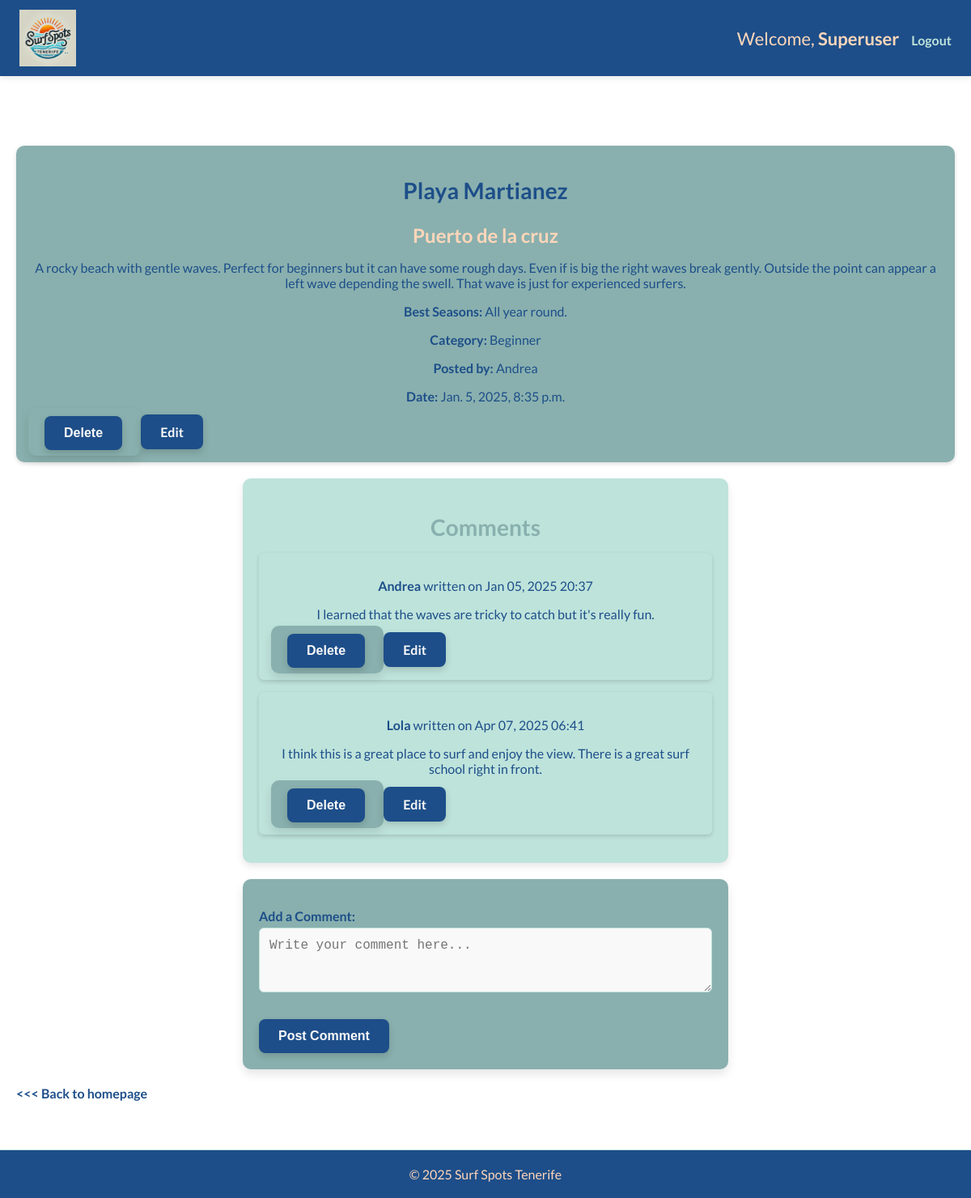
/surf_spots/detail/1/ (signed in), run on the app's committed database.
### users_account/models.py (models this page shows, shortened)
class NovaUser(AbstractUser):
    pass

class SurfSpot(models.Model):
    CATEGORY_CHOICES = [
        ("Beginner", "Beginner"),
        ("Advanced", "Advanced"),
        ("For Everyone", "For Everyone"),
    ]
    title = models.CharField(max_length=50)
    location = models.CharField(max_length=50)
    description = models.TextField()
    best_seasons = models.CharField(max_length=300, blank=True, null=True)
    category = models.CharField(max_length=20, choices=CATEGORY_CHOICES, default="For Everyone") # New category field
    user = models.ForeignKey(settings.AUTH_USER_MODEL, on_delete=models.CASCADE)
    created_at = models.DateTimeField(auto_now_add=True)

class Comment(models.Model):
    surf_spot = models.ForeignKey(SurfSpot, on_delete=models.CASCADE, related_name="comments")#a foreign key to the Surf Spot linking to each comment.
    user = models.ForeignKey(settings.AUTH_USER_MODEL, on_delete=models.CASCADE)
    content = models.TextField() #content of the comment
    created_at = models.DateTimeField(auto_now_add=True) # timestamp when was the comment created

### users_account/views.py (the view)
# urls.py: path('surf_spots/detail/<int:spot_id>/', views.surf_spot_detail, name='surf_spot_detail'),
@login_required
def surf_spot_detail(request, spot_id):
    form = CommentForm()
    surf_spot = get_object_or_404(SurfSpot, id=spot_id)
    return render(request, 'users_account/surf_spot_detail.html', {'surf_spot': surf_spot, 'comment_form': form})

### users_account/forms.py
class CommentForm (forms.ModelForm):
    class Meta:
        model = Comment
        fields = ['content'] # Only include the content field for user input
        widgets = {
            'content': forms.Textarea(attrs={
                'class': 'form-control',
                'placeholder': 'Write your comment here...',
                'rows': 3,
            })
        }
        labels = {
            'content': 'Add a Comment',
        }

### users_account/templates/users_account/surf_spot_detail.html (shortened to what this page needs)
{% extends 'base.html' %}
{% block content %}
<div class="main-content">
    <div class="surf-spot">
        <h2 class="spot-title">{{ surf_spot.title }}</h2>
        <h3><strong> {{ surf_spot.location }} </strong></h3>
        <p>{{ surf_spot.description }}</p>
        <p><strong>Best Seasons:</strong> {{ surf_spot.best_seasons }}</p>
        <p><strong>Category:</strong> {{ surf_spot.category }}</p>
        <p><strong>Posted by:</strong> {{ surf_spot.user.username }}</p>
        <p><strong>Date:</strong> {{ surf_spot.created_at }}</p>
        {% if request.user.is_superuser or surf_spot.user == request.user %}
        <form method="POST" action="{% url 'delete_post' surf_spot.id %}" style="display:inline;">
            <button type="submit" class="btn-primary"
                onclick="return confirm('Are you sure you want to delete this surf spot?');">Delete</button>
        </form>
        <a href="{% url 'edit_post' surf_spot.id %}" class="edit-btn">Edit</a>
        {% endif %}
    </div>
    <div class="comments-section">
        <h2>Comments</h2>
        {% if surf_spot.comments.exists %}
        {% for comment in surf_spot.comments.all %}
        <div class="comment">
            <p><strong>{{ comment.user.username }}</strong> written on {{ comment.created_at|date:"M d, Y H:i" }}
            </p>
            <p>{{ comment.content }}</p>
            {% if request.user.is_superuser or comment.user == request.user %}
            <form method="POST" action="{% url 'delete_comment' comment.id %}" style="display:inline;">
                <button type="submit" class="btn-primary">Delete</button>
            </form>
            <a href="{% url 'edit_comment' comment.id %}" class="edit-btn">Edit</a>
            {% endif %}
        </div>
        {% endfor %}
        {% else %}
        <p>No comments yet.</p>
        {% endif %}
    </div>
    {% if request.user.is_authenticated %}
    <div class="comment-form">
        <form method="POST" action="{% url 'add_comment' surf_spot.id %}">
            {{ comment_form.as_p }}
            <button type="submit" class="btn-primary">Post Comment</button>
        </form>
    </div>
    <a href="{% url 'home' %}" class="link">
        <<< Back to homepage</a>
            {% else %}
            <p>You must <a href="{% url 'login' %}">Log in</a> to post a comment.</p>
            {% endif %}
</div>
{% endblock %}

### templates/base.html (shortened to what this page needs)
{% load static %}
<!DOCTYPE html>
<html lang="en">
<head>
    <link rel="stylesheet" href="{% static 'css/styles.css' %}">
</head>
<body>
    <nav class="navbar">
        <div class="nav-container">
            <div class="logo">
                <img src="{% static 'images/logo.png' %}" alt="Surf Spots Logo" class="logo-img">
            </div>
            <ul class="nav-links">
                {% if request.user.is_authenticated %}
                <li>Welcome, <strong>{{ request.user.username }}</strong></li>
                <li><a href="{% url 'logout' %}" class="nav-link">Logout</a></li>
                {% else %}
                    {% if request.path == '/login/' %}
                        <li><a href="{% url 'login' %}" class="nav-link">Login</a></li>
                    {% endif %}
                {% endif %}
            </ul>
        </div>
    </nav>
    <main>
        {% block content %}{% endblock %}
    </main>
    <footer>
        <p>&copy; 2025 Surf Spots Tenerife</p>
    </footer>
</body>
</html>

### static/css/styles.css (style rules this page uses)
:root { --light-orange: #FFD6BA; --light-green: #BEE3DB; --mint-green: #89B0AE; --dark: #1D4E89; --light: #FAF9F9; }
*, *::before, *::after { box-sizing: inherit; }
body, html { margin: 0; padding: 0; box-sizing: border-box; font-family: 'Lato', sans-serif; overflow-x: hidden; scroll-behavior: smooth; }
.navbar { background-color: var(--dark); padding: 12px 24px; position: fixed; top: 0; left: 0; width: 100%; z-index: 1000; box-shadow: 0 2px 8px rgba(0, 0, 0, 0.1); color: var(--light); }
.nav-container { display: flex; justify-content: space-between; align-items: center; flex-wrap: wrap; max-width: 1200px; margin: 0 auto; }
.nav-links { list-style: none; display: flex; flex-wrap: wrap; align-items: center; gap: 15px; }
.nav-links li { color: var(--light-orange); }
.nav-links a { text-decoration: none; color: var(--light-green); font-weight: bold; font-size: 16px; transition: color 0.3s ease; }
.logo { display: flex; align-items: center; gap: 12px; color: var(--light-orange); font-weight: bold; text-decoration: none; font-size: 22px; }
.logo-img { height: 70px; width: auto; }
h1, h2, h3, p { margin-bottom: 15px; text-align: center; color: var(--dark); }
h2 { font-size: clamp(20px, 4vw, 28px); color: var(--mint-green); }
h3 { font-size: clamp(18px, 3vw, 24px); color: var(--light-orange); }
p, li, .nav-links a { font-size: clamp(18px, 2.5vw, 22px); }
p, form label, form input, form textarea, form select, .nav-links a, .comment, .surf-spot, button { font-size: clamp(14px, 2.5vw, 16px); }
button, .btn-primary, .delete-btn, .edit-btn, .post-comment-btn { background-color: var(--dark); color: var(--light); border: none; padding: 12px 24px; border-radius: 8px; font-size: 16px; font-weight: bold; cursor: pointer; text-decoration: none; box-shadow: 0 4px 8px rgba(0, 0, 0, 0.15); transition: all 0.3s ease-in-out; }
a { cursor: pointer; color: var(--dark); text-decoration: none; transition: transform 0.2s ease, color 0.2s ease; font-weight: 700; }
main { padding-top: 80px; }
.main-content { padding: 20px; padding-top: 100px; margin: 0 auto; max-width: 1200px; }
.spot-title { color: var(--dark); }
form { background: var(--mint-green); padding: 20px; border-radius: 10px; box-shadow: 0 6px 12px rgba(0, 0, 0, 0.1); margin: 20px auto; width: 100%; max-width: 600px; color: var(--dark); }
form label { display: flex; font-weight: bold; margin-bottom: 5px; margin-top: 0; }
form input, form textarea, form select { width: 100%; padding: 12px; margin-bottom: 15px; border: 1px solid var(--light-green); border-radius: 6px; font-size: 16px; background-color: var(--light); }
.surf-spot { background: var(--mint-green); padding: 15px; border-radius: 10px; margin-bottom: 20px; box-shadow: 0 2px 5px rgba(0, 0, 0, 0.15); color: white; }
.comments-section { background-color: var(--light-green); padding: 20px; border-radius: 10px; box-shadow: 0 4px 10px rgb(0, 0, 0, 0.1); max-width: 600px; margin: 20px auto; }
.comment { padding: 15px; margin-bottom: 15px; background-color: var(--light-green); border-radius: 6px; color: var(--dark); box-shadow: 0 2px 5px rgba(0, 0, 0, 0.15); }
footer { background-color: var(--dark); color: var(--light-orange); padding: 20px; text-align: center; font-size: 16px; margin-top: 40px; border-top: 1px solid var(--light-green); position: relative; z-index: 10; }
footer p { margin: 0; color: var(--light-orange); text-align: center; }

### data on the page
NovaUser: user.username "Superuser"
SurfSpot: title "Playa Martianez", location "Puerto de la cruz", description "A rocky beach with gentle waves. Perfect for beginners but it can have some rough days. Even if is big the right waves break gently. Outside the point can appear a left wave depending the swell. That wave is just for experienced surfers.", best_seasons "All year round.", category "Beginner", user.username "Andrea", created_at "Jan. 5, 2025, 8:35 p.m."
Comment: user.username "Andrea", created_at "Jan 05, 2025 20:37", content "I learned that the waves are tricky to catch but it's really fun."
Comment: user.username "Lola", created_at "Apr 07, 2025 06:41", content "I think this is a great place to surf and enjoy the view. There is a great surf school right in front."
